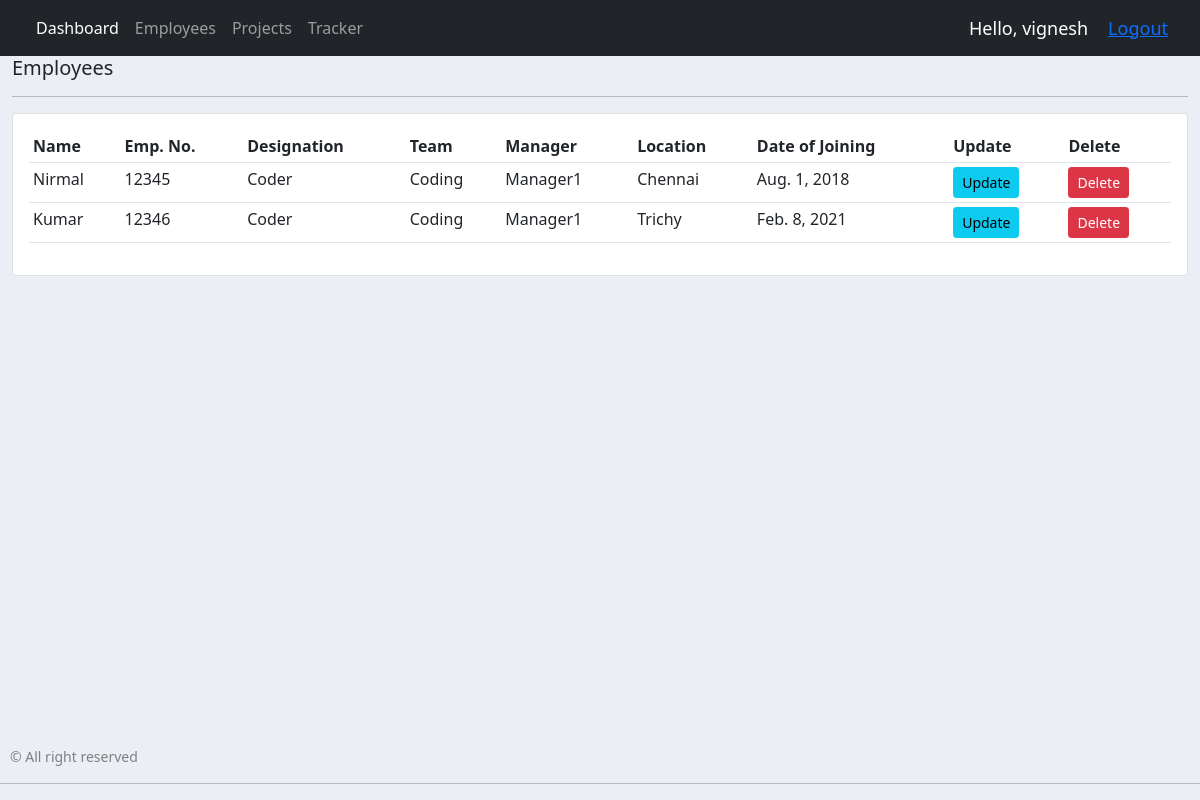
Page /employee/ (signed in) on the earlier database version.
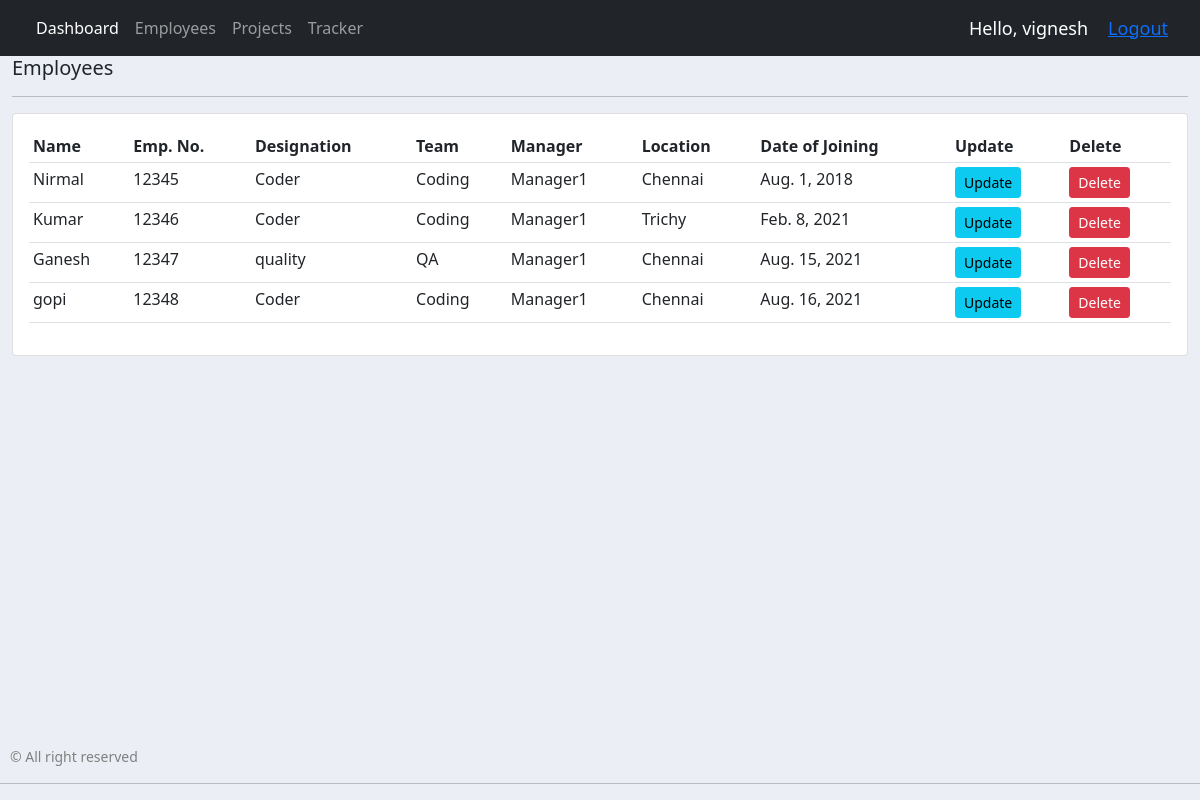
Same page on the later database version.
### jobs/models.py (models this page shows, shortened)
class Employee(models.Model):
    user = models.OneToOneField(User, null=True, on_delete=models.CASCADE, blank=True)
    name = models.CharField(max_length=200, null=True)
    empNum = models.IntegerField(null=True)
    designation  = models.CharField(max_length=200, null=True)
    team  = models.CharField(max_length=200, null=True)
    manager  = models.CharField(max_length=200, null=True)
    location  = models.CharField(max_length=200, null=True)
    email = models.CharField(max_length=200, null=True, blank=True)
    doj = models.DateField(null=True, blank=True)
    dor = models.DateField(null=True, blank=True)

### jobs/decorators.py (the view)
        def wrapper_func(request, *args, **kwargs):
            group = None
            if request.user.groups.exists():
                group = request.user.groups.all()[0].name
            if group in allowed_roles:
                return view_func(request, *args, **kwargs)
            else:
                return HttpResponse('You are not authorized to view this page.')

### jobs/views.py (called while the page is built)
@login_required(login_url='login')
@allowed_users(allowed_roles=['admin'])
def employee(request):
    employees = Employee.objects.all()
    return render(request, 'jobs/employee.html', {'employees':employees})

### jobs/templates/jobs/employee.html
{% extends 'jobs/main.html' %}
{% block content %}
<div class="row">
    <div class="col-md">
        <h5>Employees</h5>
        <hr>
        <div class="card card-body">
            <table class="table table-sm">
                <tr>
                    <th>Name</th>
                    <th>Emp. No.</th>
                    <th>Designation</th>
                    <th>Team</th>
                    <th>Manager</th>
                    <th>Location</th>
                    <th>Date of Joining</th>
                    <th>Update</th>
                    <th>Delete</th>
                </tr>
                {% for i in employees %}
                    <tr>
                        <td>{{i.name}}</td>
                        <td>{{i.empNum}}</td>
                        <td>{{i.designation}}</td>
                        <td>{{i.team}}</td>
                        <td>{{i.manager}}</td>
                        <td>{{i.location}}</td>
                        <td>{{i.doj}}</td>
                        <td><a class="btn btn-sm btn-info" href="{% url 'update_employee' i.id %}">Update</a></td>
                        <td><a class="btn btn-sm btn-danger" href="{% url 'delete_function' i.id 'employee' %}">Delete</a></td>
                    </tr>
                {% endfor %}
            </table>
        </div>
    </div>
</div>
{% endblock %}

### jobs/templates/jobs/main.html (shortened to what this page needs)
{% load static %}
<!DOCTYPE html>
<html>
    <link rel="stylesheet" href="https://cdn.jsdelivr.net/npm/bootstrap@5.0.2/dist/css/bootstrap.min.css">
    <link rel="stylesheet" href="https://use.fontawesome.com/releases/v5.6.1/css/all.css">
    <link rel="stylesheet" href="https://cdnjs.cloudflare.com/ajax/libs/tempusdominus-bootstrap-4/5.1.2/css/tempusdominus-bootstrap-4.min.css" />
    <head>
    </head>
    <body>
        {% include 'jobs/navbar.html' %}
        <div class="container-fluid">
            {% block content %}
            {% endblock content %}
        </div>
        <div class="footer">&#169; All right reserved</div>
        <hr>
    </body>
</html>

### jobs/templates/jobs/navbar.html (shortened to what this page needs)
{% load static %}
<nav class="navbar navbar-expand-lg navbar-dark bg-dark">
    <div class="container-fluid">
      <div class="collapse navbar-collapse" id="navbarNav">
        <ul class="navbar-nav">
          {% if request.user.is_staff %}
          <li class="nav-item">
            <a class="nav-link active" aria-current="page" href="{% url 'home' %}">Dashboard</a>
          </li>
          <li class="nav-item">
            <a class="nav-link" href="{% url 'employee' %}">Employees</a>
          </li>
          <li class="nav-item">
            <a class="nav-link" href="{% url 'project' %}">Projects</a>
          </li>
          {% endif %}
          <li class="nav-item">
            <a class="nav-link" href="{% url 'tracker' %}">Tracker</a>
          </li>
        </ul>
      </div>
      <span class="hello-msg">Hello, {{request.user}}</span>
      <span class="hello-msg"><a href="{% url 'logout' %}">Logout</a></span>
    </div>
  </nav>

### jobs/templates/jobs/main.html (style rules this page uses)
body { background-color: #ebeff5; display: flex; flex-direction: column; min-height: 100vh; }
.container-fluid { flex: 1; }
.footer { font-size: 14px; color: gray; margin: 10px 0 0 10px; }

### jobs/templates/jobs/navbar.html (style rules this page uses)
.hello-msg { font-size: 18px; color: white; margin-right: 20px; }

Differences in the rows shown:
added Employee: name "Ganesh", empNum "12347", designation "quality", team "QA", manager "Manager1", location "Chennai", doj "Aug. 15, 2021"
added Employee: name "gopi", empNum "12348", designation "Coder", team "Coding", manager "Manager1", location "Chennai", doj "Aug. 16, 2021"
